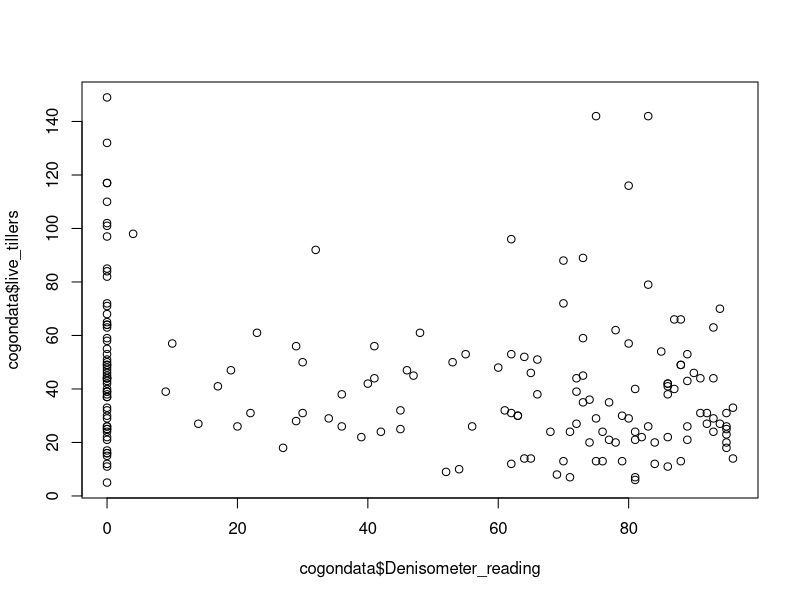
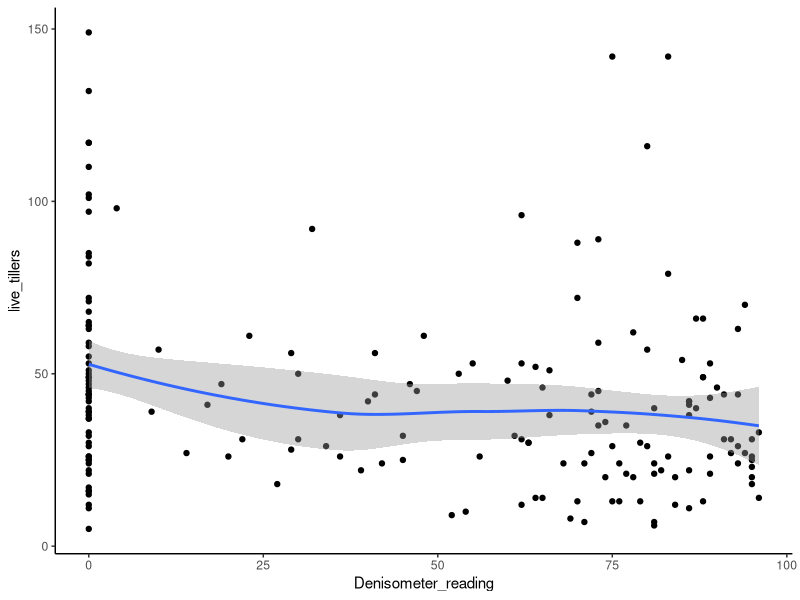

The R script that drew these images, in order:
library(readxl)
library(plyr)
library(dplyr)
library(readr)
cogondata <- read_csv("Data/New_Combined.csv")
summary(cogondata)
#3 NA's per plot for tiller counts, biomass, native longest####
cogondata <- cogondata %>% 
  mutate(plotid=paste(pop_id, plot_number,sep = " "))
cogondata$plotid

cogondata$date
?as.Date
as.Date(cogondata$date,format = "%m/%d/%y")
cogondata$date=as.Date(cogondata$date,format = "%m/%d/%y")
n_distinct(cogondata$plotid)
n_distinct(cogondata$pop_id)
as.numeric(cogondata$Denisometer_reading)
cogondata$Denisometer_reading=as.numeric(cogondata$Denisometer_reading)
summary(cogondata)
cogondata <- cogondata %>% 
  mutate(F_Dead=as.numeric(F_Dead),
         F_Live=as.numeric(F_Live),
         F_Other=as.numeric(F_Other),
         F_Litter=as.numeric(F_Litter),
         c_till_longest=rowMeans(cbind(longest1,longest2,longest3,longest4), na.rm=T),
         c_till_all=rowMeans(cbind(tiller1, tiller2, tiller3, tiller4, tiller5, tiller6, tiller7, tiller8, tiller9, tiller10),na.rm=T))
summary(cogondata)
View(cogondata)
plot(cogondata$Denisometer_reading, cogondata$live_tillers)
library(ggplot2)
filter(cogondata,Denisometer_reading>=0) %>% 
  ggplot(aes(Denisometer_reading, live_tillers))+
  geom_point()+
  geom_smooth()+
  theme_classic()

  